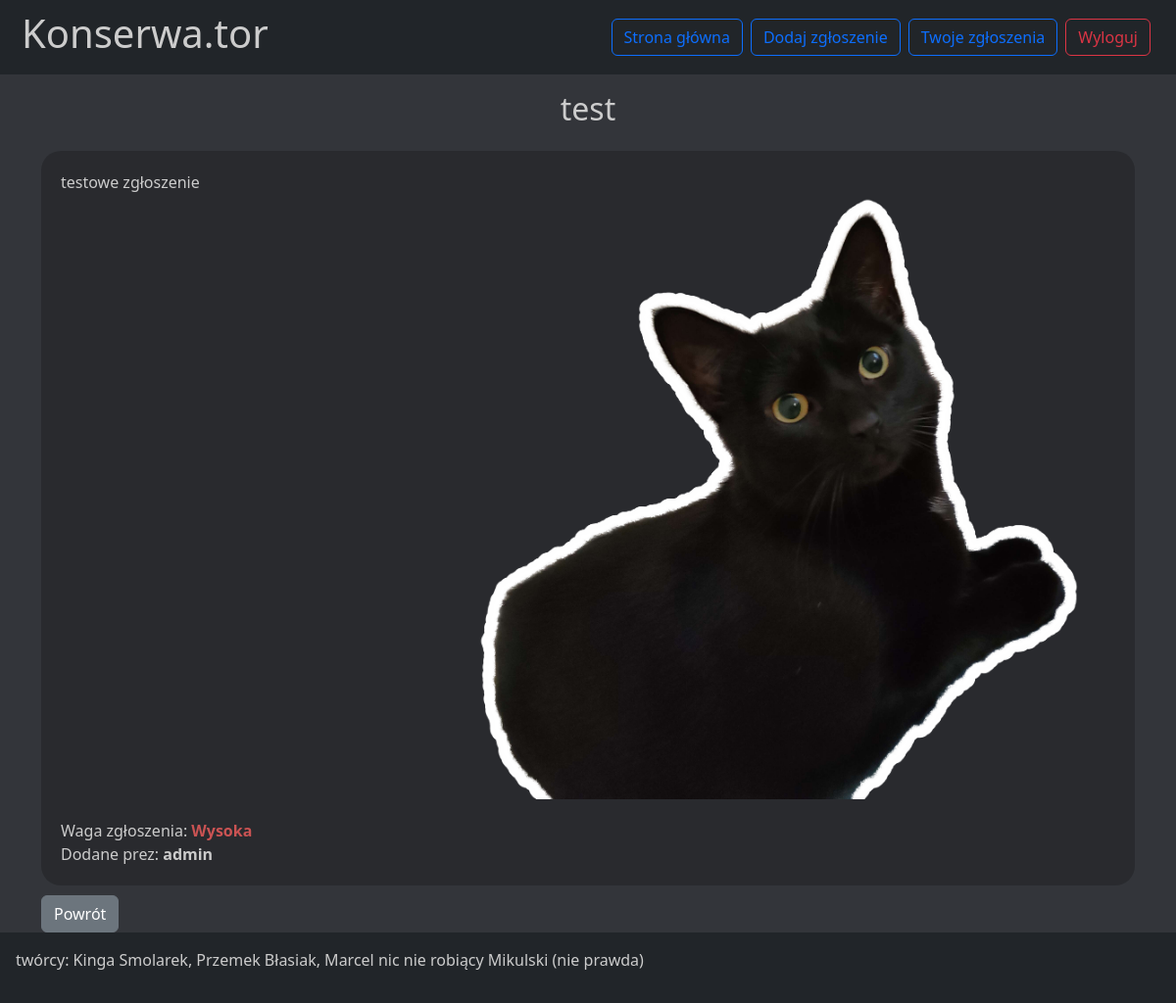
Screenshot of /zgloszenia/report?id=12 (signed in) with the database file from the repository.
### zgloszenia/models.py (models this page shows, shortened)
class Report(models.Model):
    STATUS_CHOICES = [
        ('not_done', 'Not Done'),
        ('in_progress', 'In Progress'),
        ('done', 'Done'),
    ]
    IMPORTANCE_CHOICES = [
        (1, 'Niska'),
        (2, 'Średnia'),
        (3, 'Wysoka'),
    ]
    user = models.ForeignKey(User, on_delete=models.CASCADE, default='1')
    id = models.AutoField(primary_key=True)
    title = models.CharField(max_length=150, null=False)
    description = models.TextField(max_length=500)
    foto = models.ImageField(upload_to='fotos/', null=True, blank=True)
    status_of_the_report = models.CharField(max_length=20, choices=STATUS_CHOICES, default='not_done')
    importance_of_the_report = models.IntegerField(choices=IMPORTANCE_CHOICES, default=1)

### zgloszenia/views.py (the view)
# urls.py: path('report', report_view, name='report'),
@login_required
def report_view(request):
    if request.user.groups.filter(name='Konserwatorzy').exists() or request.user.groups.filter(name='Pracownicy').exists():
        report = Report.objects.get(id=int(request.GET.get('id')))
        context = {
            'report': report
        }
        return render(request, 'report.html', context)
    else:
        return HttpResponse("nie należysz do żadnej grupy")

### zgloszenia/templates/report.html (shortened to what this page needs)
{% extends 'base.html' %}
{% block content %}
<h2 class="text-center p-3">{{report.title}}</h2>
<div>
  <div class="report">
    <div class="desc">{{report.description}}</div>
    <img src="fotos?id={{report.id}}" alt="">
    <div class="info">
      Waga zgłoszenia:
      <b class="waga{{report.importance_of_the_report}}">{{report.get_importance_of_the_report_display}}</b><br>
      Dodane prez: <b>{{report.user}}</b>
    </div>
  </div>
  <button type="button" class="btn btn-secondary" onclick="history.back()">Powrót</button>
</div>
{% endblock %}

### zgloszenia/static/style.css (style rules this page uses)
body { background-color: rgb(51, 53, 58); color: #ccc; height: 100vh; }

### zgloszenia/templates/report.html (style rules this page uses)
.report { background-color: rgba(0, 0, 0, 0.2); padding: 20px; margin-bottom: 10px; height: fit-content; display: grid; grid-gap: 20px; grid-template-columns: 35% 65%; border-radius: 20px; grid-template-areas: 'desc img' 'inf inf'; }
img { grid-area: img; width: calc(100% - 20px); border-radius: 20px; }
.desc { overflow-wrap: break-word; grid-area: desc; }
.info { grid-area: inf; }
b.waga3 { color: #ca5353 }

### rows the page displays
Report: title "test", description "testowe zgłoszenie", importance_of_the_report "Wysoka", user "admin"
